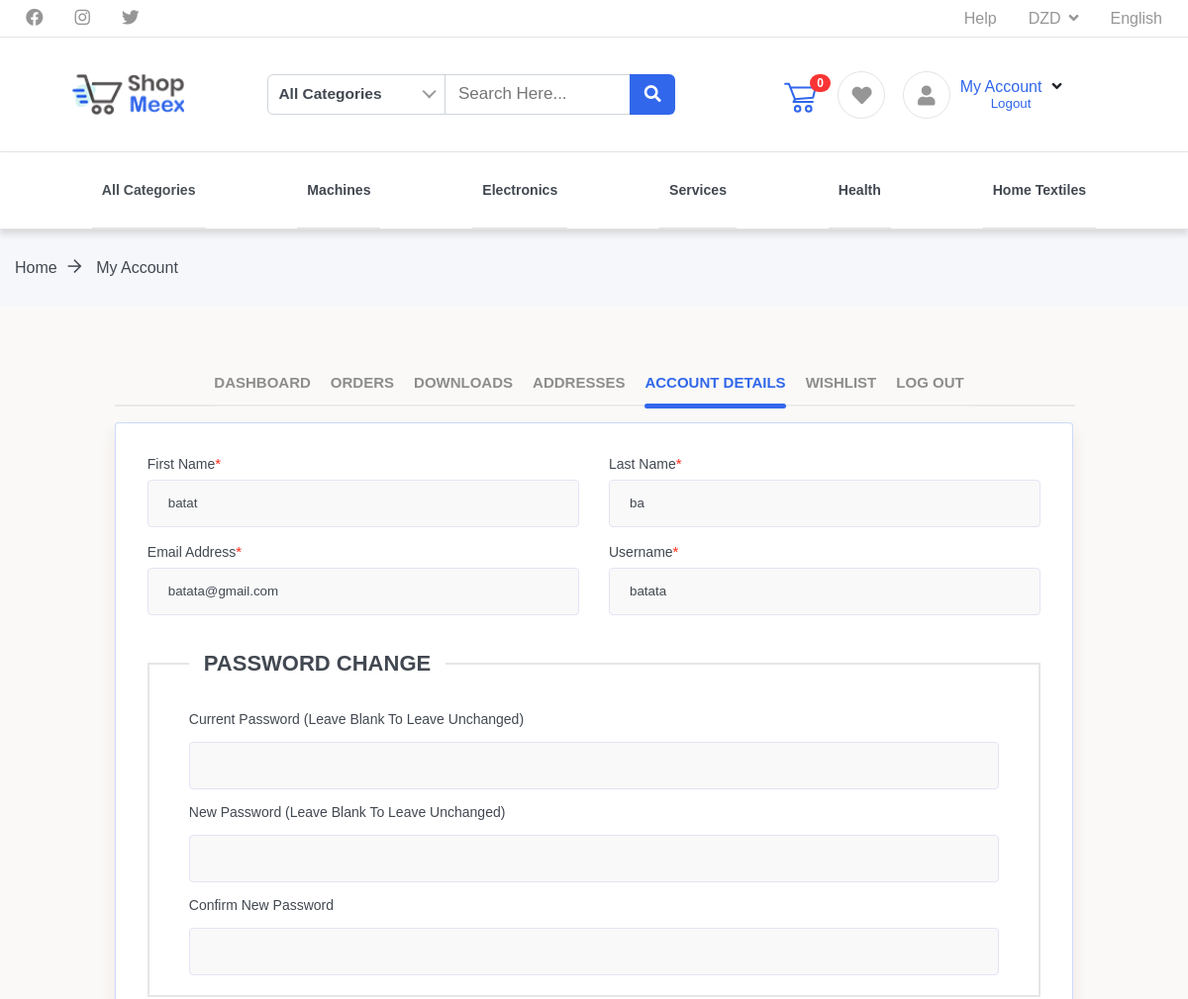
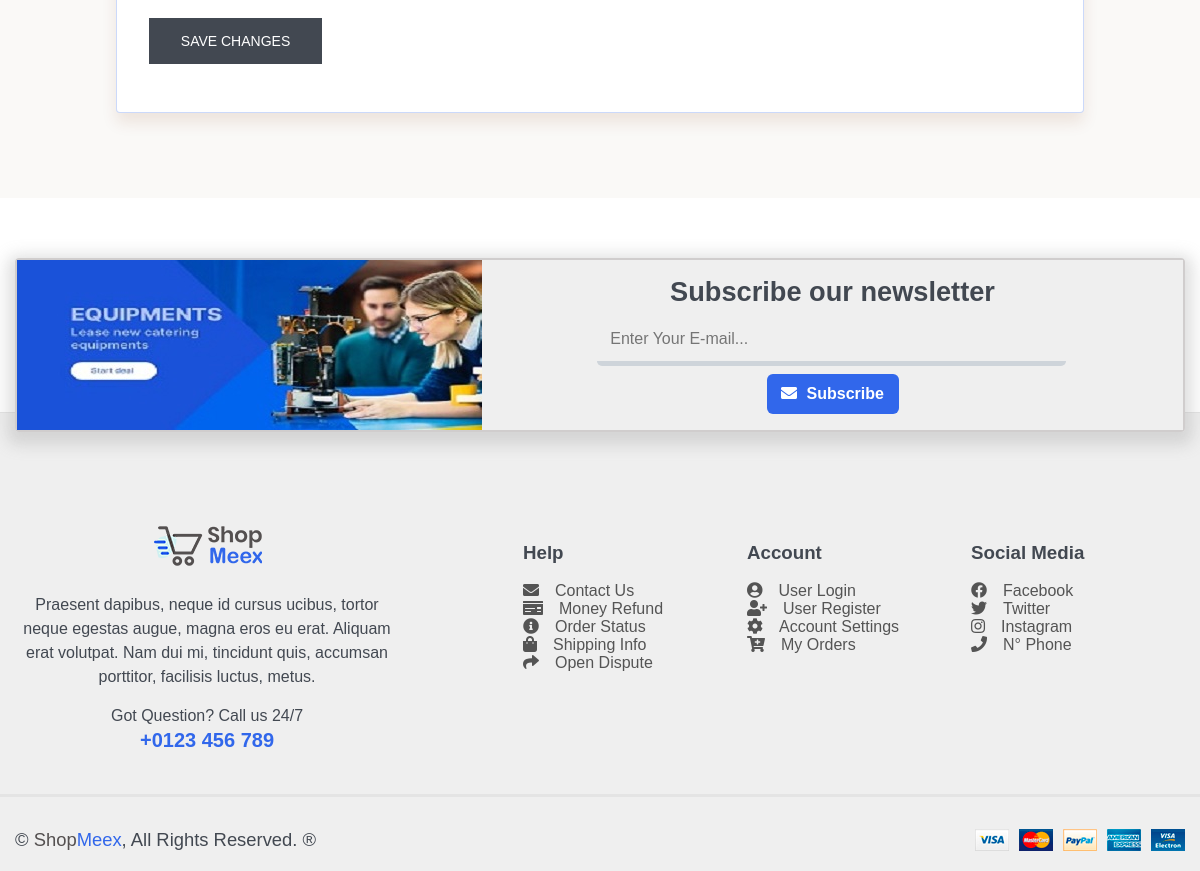
Screenshot of /customer/acc_details.php (signed in) with the database file from the repository (2 pictures, top to bottom).
### tables this page shows
CREATE TABLE `users` (
  `id` int(11) NOT NULL,
  `username` varchar(200) NOT NULL,
  `email` varchar(200) NOT NULL,
  `password` varchar(60) NOT NULL,
  `type` int(1) NOT NULL,
  `firstname` varchar(50) NOT NULL,
  `lastname` varchar(50) NOT NULL,
  `gender` int(1) NOT NULL,
  `address` text NOT NULL,
  `contact_info` varchar(100) NOT NULL,
  `photo` varchar(200) NOT NULL,
  `country` varchar(200) NOT NULL,
  `state` varchar(200) NOT NULL,
  `address2` varchar(200) NOT NULL,
  `city` varchar(200) NOT NULL,
  `postal` varchar(200) NOT NULL,
  `website` varchar(20) DEFAULT NULL,
  `token` varchar(200) NOT NULL
);

### customer/acc_details.php (the view, shortened to what this page needs)
<?php
    include 'includes/session.php';
    if(isset($_SESSION["loggedin"]) && $_SESSION["loggedin"] === true) {
        $getUser = $db->prepare("SELECT * FROM users WHERE email = ?");
        $getUser->execute(array($_SESSION["email"]));
        $info = $getUser->fetch();
         }
    else
        header('location:login.php');
?>
<!DOCTYPE html>
<html>
<head>
    <link rel="stylesheet" href="css/owl.carousel.min.css">
    <link rel="stylesheet" href="css/owl.theme.default.min.css">
    <link rel="stylesheet" type="text/css" href="css/all.css">
    <link rel="stylesheet" type="text/css" href="css/brands.css">
    <link rel="stylesheet" type="text/css" href="css/solid.css">
    <link rel="stylesheet" type="text/css" href="css/fontawesome.css">
    <link rel="stylesheet" type="text/css" href="css/themify-icons.css">
    <link rel="stylesheet" type="text/css" href="css/nice-select.css">
    <link rel="stylesheet" type="text/css" href="css/style.css">
    <link rel="stylesheet" type="text/css" href="css/responsive.css">
</head>
<body>
    <header id="main-header">
        <section class="top-sec">
            <div class="container">
                <nav>
                    <ul class="social-media">
                        <li><a href="#"><i class="fab fa-facebook"></i></a></li>
                        <li><a href="#"><i class="fab fa-instagram"></i></a></li>
                        <li><a href="#"><i class="fab fa-twitter"></i></a></li>
                    </ul>
                    <ul class="nav-items">
                        <li><a href="#">Help</a></li>
                        <li class="dropdown-menu1">
                            <a href="#">DZD<i class="fas fa-angle-down"></i></a>
                        </li>
                        <li class="dropdown-menu2">
                            <a href="#">English</a>
                        </li>
                    </ul>
                </nav>
            </div>
        </section>
        <div class="sticky-container">
            <section class="bottom-sec">
                <div class="container">
                    <div class="wrapper">
                        <div class="logo-container">
                            <a href="../index.php">
                                <img src="images/Logo-header.png" class="logo">
                            </a>
                        </div>
                        <div class="search-bar">
                            <form >
                                <div class="search-bar-container">
                                    <input type="text" class="form-control" placeholder="Search Here...">
                                    <div class="search-icon-container">
                                        <button class="search-icon" type="submit">
                                            <i class="fa fa-search"></i>
                                        </button>
                                    </div>
                                </div>
                            </form>
                        </div>
                        <div class="user-details">
                            <div class="user-details-container">
                                <span class="card-container">
                                    <a href="cart.php" class="widget-header1" id="icone-carte">
                                    <div class="icon">
                                        <div class="cart-icon-container">
                                        </div>
                                        <span class="notify">0</span>
                            </div>
                            </a>
                            </span>
                            <a href="#" class="widget-header1">
                                <div class="icon">
                                    <i class="fa fa-heart"></i>
                                </div>
                            </a>
                            <div class="widget-header1 dropdown">
                                <div class="icon">
                                    <i class="fa fa-user"></i>
                                    <div class="user-text">
                                         <?php
                                                        if(!isset($_SESSION['loggedin'])){
                                                            echo '<small class="text-muted"><a href="login.php">Sign in </a> |<a href="register.php">Sign Up</a></small>';
                                                            echo '<div>My Account<i class="fa fa-angle-down"></i></div>';
                                                        }
                                                        else{
                                                            echo '<div><a href="dashboarduser.php">My Account</a><i class="fa fa-angle-down"></i></div>';
                                                            echo '<small class="text-muted"><a                      href="logout.php">Logout</a></small>';
                                                        }
                                                    ?>
                                    </div>
                                </div>
                            </div>
                        </div>
                    </div>
                </div>
        </div>
        </section>
            <nav class="categories-list forhide">
                <div class="container">
                    <ul>
                        <li><a href="#" class="active-home"><strong>All Categories</strong></a></li>
                        <li><a href="#"><strong>Machines</strong></a></li>
                        <li><a href="#"><strong>Electronics</strong></a></li>
                        <li><a href="#"><strong>Services</strong></a></li>
                        <li><a href="#"><strong>Health</strong></a></li>
                        <li><a href="#"><strong>Home Textiles</strong></a></li>
                    </ul>
                </div>
            </nav>
        </div>
    </header>
    <div class="breadcrumbs">
        <div class="container">
            <div class="wrapper">
                <div class="col-35">
                    <div class="bread-inner">
                        <ul class="bread-list">
                            <li><a href="index.html">Home<i class="ti-arrow-right"></i></a></li>
                            <li class="active"><a href="dashboarduser.php">My Account</a></li>
                        </ul>
                    </div>
                </div>
            </div>
        </div>
    </div>
    <div class="user-dashboard">
        <div class="container">
            <div class="wrapper">
                <div class="tabs-wrapper">
                    <ul class="tabs">
                        <li class="acc-details">
                            <a href="#dashboard">Dashboard</a>
                        </li>
                        <li class="orders">
                            <a href="#orders">Orders</a>
                        </li>
                        <li class="downloads">
                            <a href="#downloads">Downloads</a>
                        </li>
                        <li class="addresses">
                            <a href="#addresses">Addresses</a>
                        </li>
                        <li class="dashboard active">
                            <a href="#acc-details">Account Details</a>
                        </li>
                        <li class="wishlist">
                            <a href="#wishlist">Wishlist</a>
                        </li>
                        <li class="logout">
                            <a href="#logout">Log Out</a>
                        </li>
                    </ul>
                    <div class="paneltbs panel-5" id="acc-details" style="">
                        <form class="form" method="post" action="acc_details.php">
                            <div class="row">
                                <div class="col-401">
                                    <div class="form-group">
                                        <label for="fname">First Name<span>*</span></label>
                                        <input id="fname" name="fname" type="text" placeholder="" value="<?php echo $info['firstname']; ?>" required pattern="[a-zA-Z\s]+">
                                    </div>
                                </div>
                                <div class="col-401">
                                    <div class="form-group">
                                        <label for="lname">Last Name<span>*</span></label>
                                         <input name="lname" type="text" placeholder="" id="lname" value="<?php echo $info['lastname']; ?>" required pattern="[a-zA-Z\s]+">
                                    </div>
                                </div>
                                <div class="col-401">
                                    <div class="form-group">
                                        <label for="mail">Email Address<span>*</span></label>
                                         <input id="mail" name="email" type="email" placeholder="" value="<?php echo $info['email']; ?>" required pattern="[a-z0-9._%+-]+@[a-z0-9.-]+\.[a-z]{2,}$">
                                    </div>
                                </div>
                                <div class="col-401">
                                    <div class="form-group">
                                        <label for="username">Username<span>*</span></label>
                                        <input id="username" name="username" type="text" placeholder="" value="<?php echo $info['username']; ?>">
                                    </div>
                                </div>
                                <div class="col-401 field">
                                    <div class="form-group">
                                        <fieldset>
                                            <legend>Password change</legend>
                                            <p>
                                                <label for="password_current">Current password (leave blank to leave unchanged)</label>
                                                <span class="password-input">
                                                    <input id="password_current" name="password_current" type="password" placeholder="">
                                                </span>
                                            </p>
                                            <p>
                                                <label for="password_1">New password (leave blank to leave unchanged)</label>
                                                <span class="password-input">
                                                    <input id="password_1" name="password_1" type="password" placeholder="">
                                                </span>
                                            </p>
                                            <p>
                                                <label for="password_2">Confirm new password</label>
                                                <span class="password-input">
                                                    <input id="password_2" name="password_2" type="password" placeholder="">
                                                </span>
                                            </p>
                                        </fieldset>
                                    </div>
                                </div>
                                <div class="col-401">
                                    <div class="form-group">
                                        <button type="submit" class="button" name="save_account_detailss" value="Save changes">Save changes</button>
                                    </div>
                                </div>
                            </div>
                        </form>
                    </div>
                </div>
            </div>
        </div>
    </div>
    <div class="newsletter-area">
        <div class="container">
            <div class="wrapper">
                <div class="newsletter-image">
                    <img src="images/banners/slide4.jpg">
                </div>
                <div class="newsletter-form">
                    <label for="mailing">Subscribe our newsletter</label>
                    <input type="email" id="mailing" name="email" placeholder="Enter Your E-mail...">
                    <button type="submit" name="subscribe">
                        <i class="fa fa-envelope"></i>
                        <span>Subscribe</span>
                    </button>
                </div>
            </div>
        </div>
    </div>
    <footer id="main-footer">
        <div class="container">
            <section class="footer-sections">
                <div class="wrapper">
                    <div class="about-shopmx">
                        <div class="row">
                            <div class="logo">
                                <a href="index.html">
                                    <img src="images/Logo-header.png">
                                </a>
                            </div>
                            <p class="text">Praesent dapibus, neque id cursus ucibus, tortor neque egestas augue, magna eros eu erat. Aliquam erat volutpat. Nam dui mi, tincidunt quis, accumsan porttitor, facilisis luctus, metus.</p>
                            <p class="call">Got Question? Call us 24/7<span><a href="tel:123456789">+0123 456 789</a></span></p>
                        </div>
                    </div>
                    <aside>
                        <h3>Help</h3>
                        <ul>
                            <li><a href="#"><i class="fa fa-envelope"></i>Contact Us</a></li>
                            <li><a href="#"><i class="fas fa-money-check"></i>Money Refund</a></li>
                            <li><a href="#"><i class="fas fa-info-circle"></i>Order Status</a></li>
                            <li><a href="#"><i class="fa fa-shopping-bag"></i>Shipping Info</a></li>
                            <li><a href="#"><i class="fa fa-share"></i>Open Dispute</a></li>
                        </ul>
                    </aside>
                    <aside>
                        <h3>Account</h3>
                        <ul>
                            <li><a href="#"><i class="fa fa-user-circle"></i>User Login</a></li>
                            <li><a href="#"><i class="fa fa-user-plus"></i>User Register</a></li>
                            <li><a href="#"><i class="fa fa-cog"></i>Account Settings</a></li>
                            <li><a href="#"><i class="fa fa-cart-plus"></i>My Orders</a></li>
                        </ul>
                    </aside>
                    <aside>
                        <h3>Social Media</h3>
                        <ul class="social-media">
                            <li>
                                <li><a href="#"><i class="fab fa-facebook"></i>Facebook</a></li>
                                <li><a href="#"><i class="fab fa-twitter"></i>Twitter</a></li>
                                <li><a href="#"><i class="fab fa-instagram"></i>Instagram</a></li>
                                <li><a href="#"><i class="fa fa-phone"></i>N° Phone</a></li>
                        </ul>
                    </aside>
                </div>
            </section>
        </div>
        <div class="copyrights-payments">
            <div class="container">
                <p class="rights">&copy; <a href="#"><span class="span-1">Shop</span><span class="span-2">Meex</span></a>, All Rights Reserved. &reg;</p>
                <div class="payments-bg">
                    <img src="images/payment.png">
                </div>
            </div>
        </div>
    </footer>
</body>
</html>

### rows the page displays
users: fname "batat", lname "ba", email "batata@gmail.com", username "batata"
